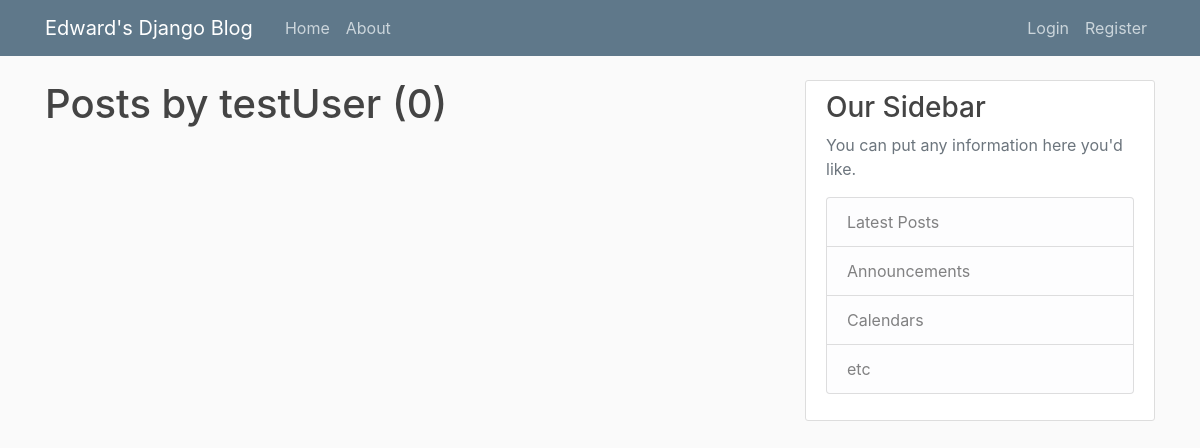
Page /user/testUser on the earlier database version.
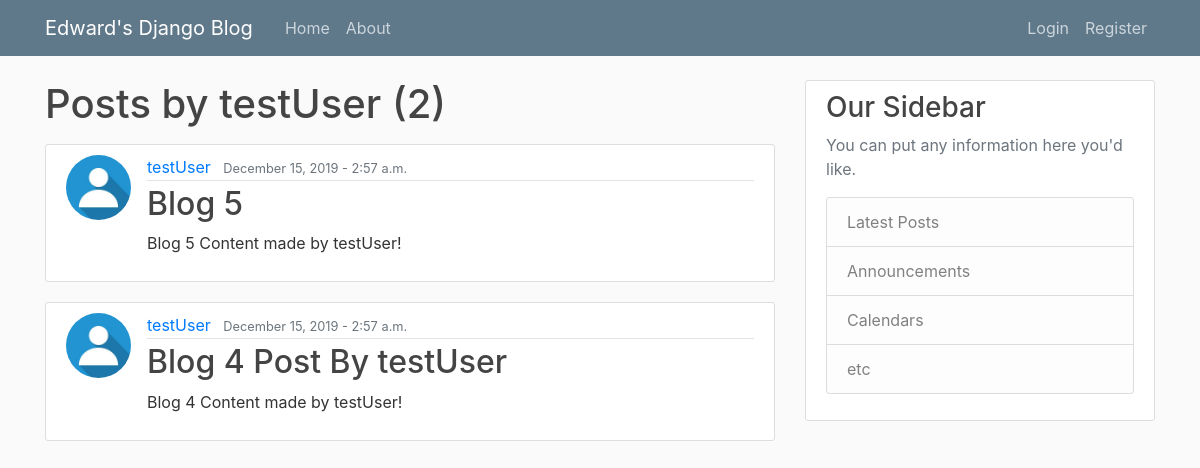
Same page on the later database version.
### blog/models.py (models this page shows, shortened)
class Post(models.Model):
	title = models.CharField(max_length=100)
	content = models.TextField()
	date_posted = models.DateTimeField(default=timezone.now)
	author = models.ForeignKey(User, on_delete=models.CASCADE)

### users/models.py (models this page shows, shortened)
class Profile(models.Model):
	user = models.OneToOneField(User, on_delete=models.CASCADE)
	image = models.ImageField(default='default.jpg', upload_to='profile_pics')

### blog/views.py (the view)
# urls.py: path('user/<str:username>', UserPostListView.as_view(), name='user-posts'),
class UserPostListView(ListView):
	model = Post
	template_name = 'blog/user_posts.html'
	context_object_name = 'posts'
	paginate_by = 5
	def get_queryset(self):
		user = get_object_or_404(User, username=self.kwargs.get('username'))
		return Post.objects.filter(author=user).order_by('-date_posted')

### blog/templates/blog/user_posts.html (shortened to what this page needs)
{% extends "blog/base.html" %}
{% block content %}
	<h1 class="mb-3">Posts by {{ view.kwargs.username }} ({{ page_obj.paginator.count }})</h1>
	{% for post in posts %}
		<article class="media content-section">
			<img class="rounded-circle article-img" src="{{ post.author.profile.image.url }}">
		  <div class="media-body">
		    <div class="article-metadata">
		      <a class="mr-2" href="{% url 'user-posts' post.author.username %}">{{ post.author }}</a>
		      <small class="text-muted">{{ post.date_posted|date:"F d, Y - P" }}</small>
		    </div>
		    <h2><a class="article-title" href="{% url 'post-detail' post.id %}">{{ post.title }}</a></h2>
		    <p class="article-content">{{ post.content }}</p>
		  </div>
		</article>
	{% endfor %}
{% endblock content %}

Differences in the rows shown:
added Post: author.profile.image (placeholder picture), author "testUser", date_posted "December 15, 2019 - 2:57 a.m.", title "Blog 5", content "Blog 5 Content made by testUser!"
added Post: author.profile.image (placeholder picture), author "testUser", date_posted "December 15, 2019 - 2:57 a.m.", title "Blog 4 Post By testUser", content "Blog 4 Content made by testUser!"
Other differences:
{{ page_obj.paginator.count }}: "0" → "2"
